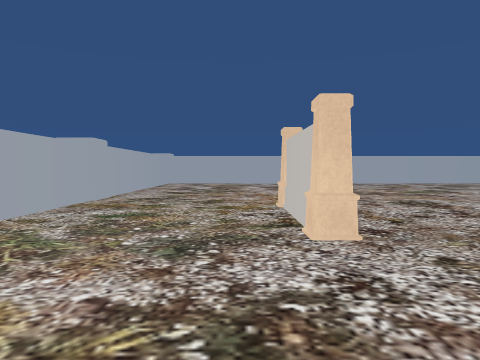
View 1 (above)

18 first-person views from a walk through a scene from a Unity 3-D project. The camera is 1.4 m above the floor, tilts 2° down and sees 70° across. The floor is counted in squares, 2 m on a side. Each view is taken from the middle of a square. On the plan, view 1 faces up. The plan holds only what a view shows up to about 11 squares ahead; the rest is blank. Some surface patterns are stand-ins.

View 2
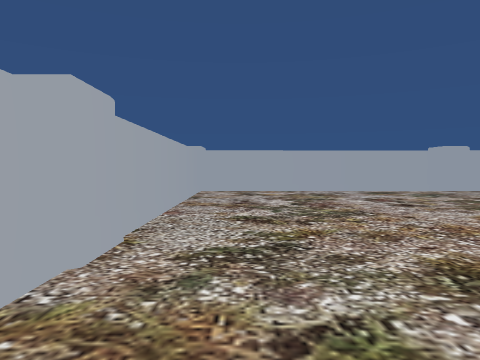

View 3
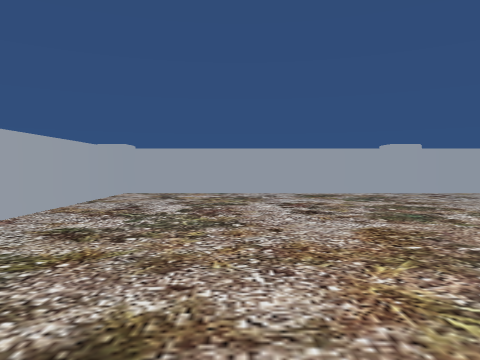

View 4
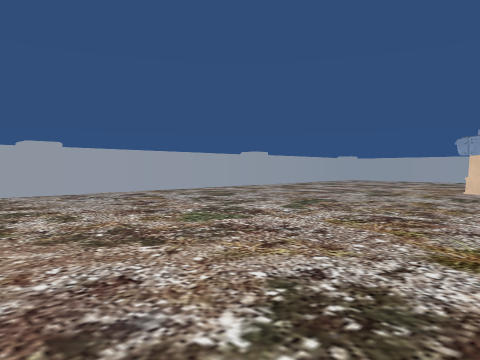

View 5
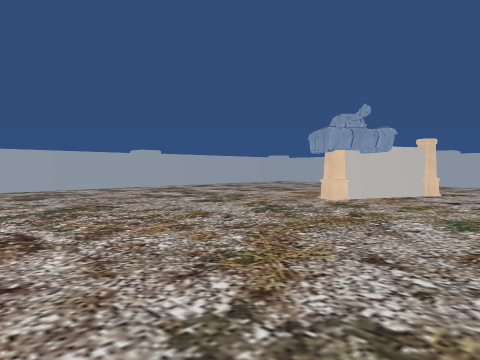

View 6
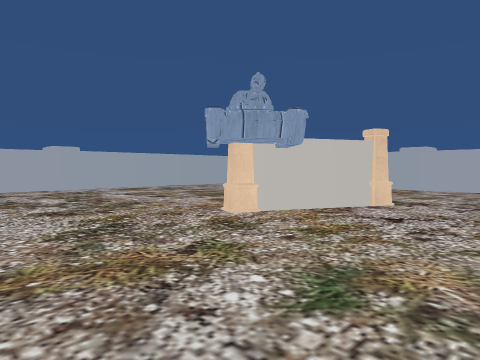

View 7
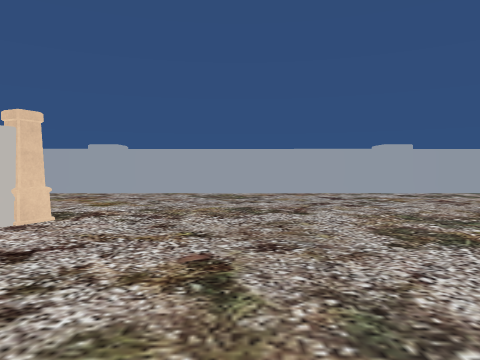

View 8
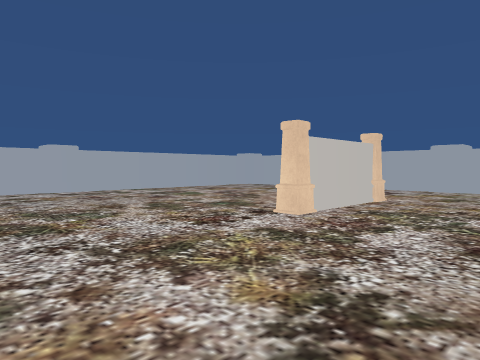

View 9
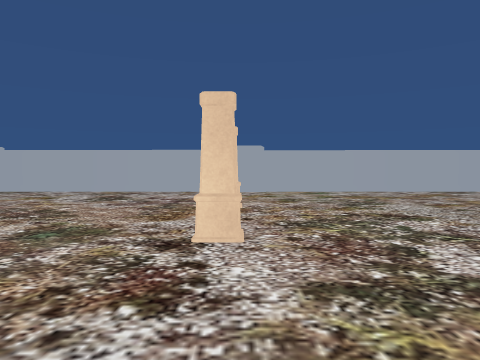

View 10
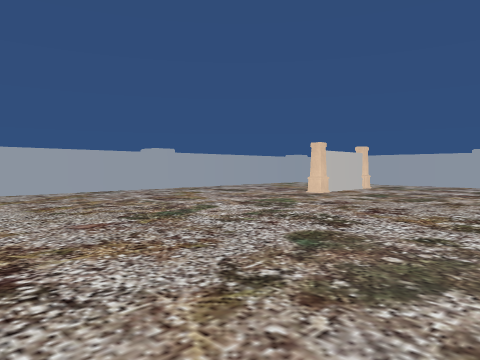

View 11
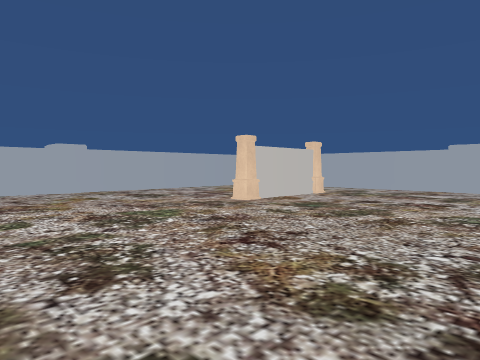

View 12
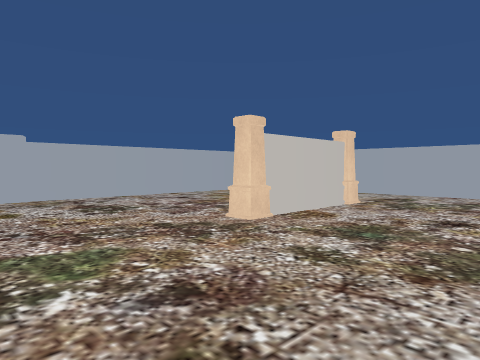

View 13
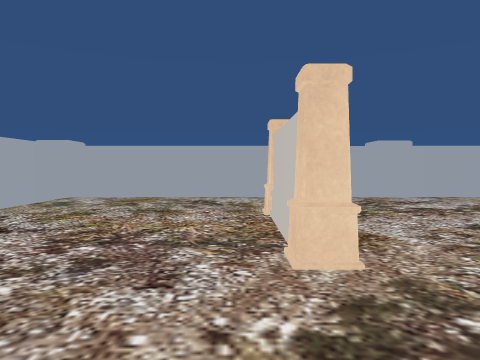

View 14
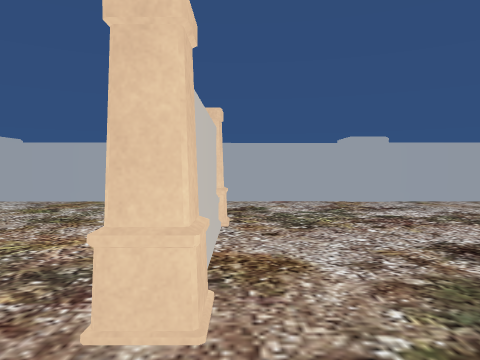

View 15
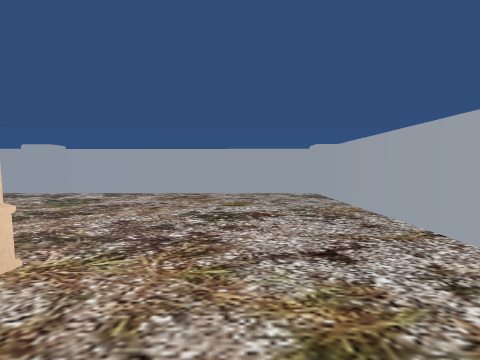

View 16
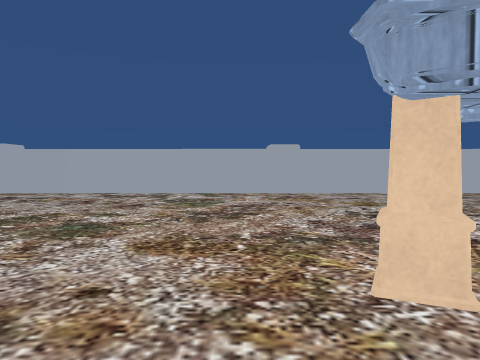

View 17
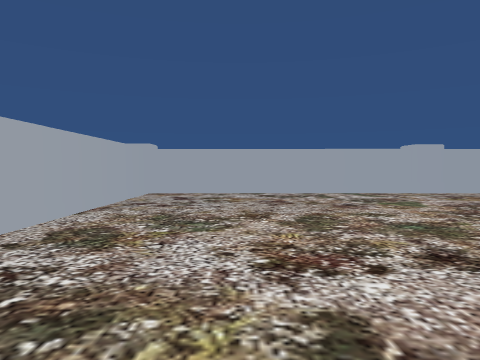

View 18
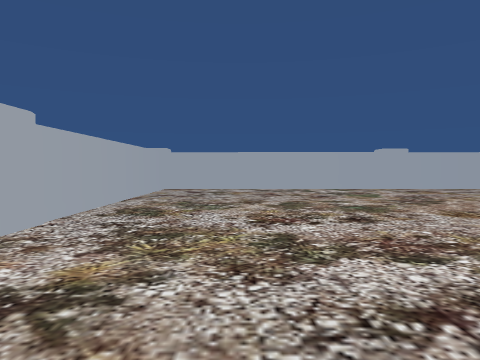

### Floor plan
Points are (right, up) in squares from view 1. A wall is a line through its corners. A room is listed if a view was taken in it or the views show most of it. See-through windows are left out.
Room 1 (views 1, 2, 3, 4, 5, 6, 7, 8, 9, 10, 11, 12, 13, 14, 15, 16, 17, 18)
walls: (15.7, 6.6) (12.7, 7.9) (12.9, 8.3); (1.2, 3.4) (0.8, 3.4) (0.8, 6.5); (13.1, -4.4) (13.1, -1.3) (13.5, -1.3); (-0.6, -3.3) (2.6, -3.3) (2.6, -3.5) (-0.5, -3.5); (-3.2, 2.1) (-3.2, -8.1) (20.5, -8.1) (20.5, 15.5) (-3.2, 15.5) (-3.2, 4.5)
objects: other object (14, 8)

Where each view was taken, in squares from view 1:
view 1: 0 up, 0 right, facing up
view 2: 5 up, 2 left, facing up
view 3: 6 up, 0 right, facing up
view 4: 6 up, 2 right, facing up-right
view 5: 4 up, 6 right, facing up-right
view 6: 4 up, 9 right, facing up-right
view 7: 4 up, 11 right, facing right
view 8: 3 up, 10 right, facing down-right
view 9: 2 up, 13 right, facing down
view 10: 2 up, 11 right, facing down-left
view 11: 2 up, 8 right, facing down-left
view 12: 0 up, 6 right, facing down-left
view 13: 4 down, 5 right, facing left
view 14: 3 down, 4 right, facing left
view 15: 6 down, 11 right, facing right
view 16: 9 up, 11 right, facing right
view 17: 13 up, 11 right, facing right
view 18: 13 up, 9 right, facing right
